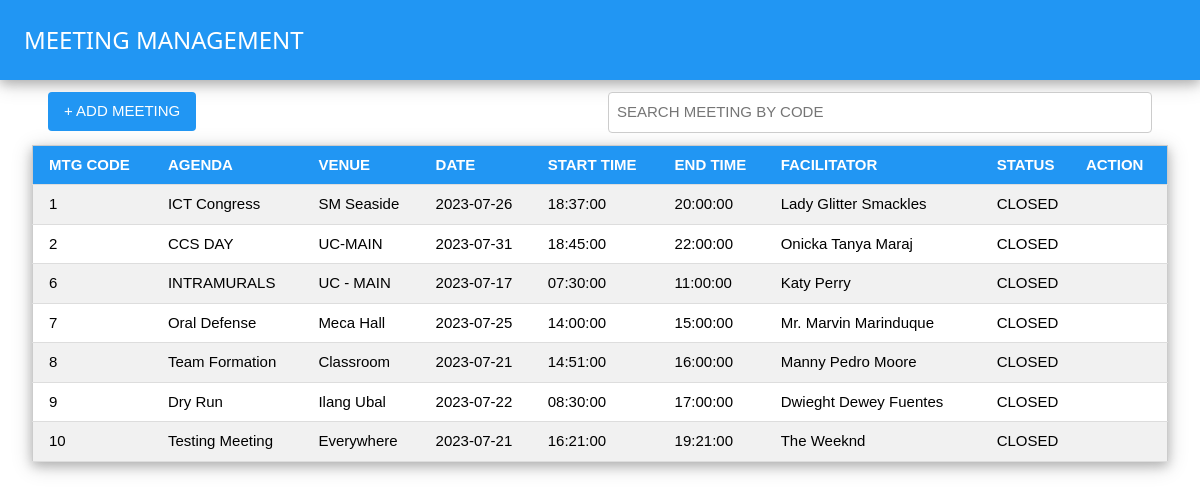
The page /meeting_management.php on the database its author committed.
### tables this page shows
CREATE TABLE `meetings` (
  `mtgCode` int(11) NOT NULL,
  `mtgAgenda` text NOT NULL,
  `mtgVenue` text NOT NULL,
  `mtgDate` date NOT NULL,
  `mtgTstart` time NOT NULL,
  `mtgTend` time NOT NULL,
  `mtgFaci` text NOT NULL,
  `mtgStatus` varchar(11) NOT NULL
);

### util/dbhelper.php (called while the page is built, shortened)
<?php
$hostname = "127.0.0.1";
$username = "root";
$password = "";
$dbname = "attendance";
function dbconnect(){
    global $hostname, $username, $password, $dbname;
    return new mysqli($hostname, $username, $password, $dbname);
}
function getallrecords($table){
    $conn = dbconnect();
    $sql = "SELECT * FROM `$table`";
    $query = $conn->query($sql);
    $rows = [];
    while ($row = $query->fetch_assoc()) {
        $rows[] = $row;
    }
    return $rows;
}
?>

### meeting_management.php (the view, shortened to what this page needs)
<?php
include "./util/dbhelper.php";
$all_meetings = getallrecords("meetings");
$headers = ['MTG CODE','AGENDA','VENUE','DATE','START TIME','END TIME','FACILITATOR','STATUS','ACTION'];
?>
    <div class="w3-padding-large w3-row-padding">
        <div class="w3-half">
            <button class="w3-button w3-blue w3-round" onclick="display_control('meeting_modal','block')">+ ADD MEETING</button>
        </div>
        <div class="w3-half">
            <form action="meeting_management.php" method="get">
                <input type="search" name="search_meeting" id="search_meeting" placeholder="SEARCH MEETING BY CODE" class="w3-input w3-border w3-round">
            </form>
        </div>
    </div>
    <div class="w3-container">
        <table class="w3-table-all w3-card-4">
            <tr>
            <?php foreach($headers as $head): ?>
                <th class="w3-blue"><?php echo $head; ?></th>
            <?php endforeach; ?>
            </tr>
            <?php if(isset($_GET["search_meeting"])): ?>
                <?php
                    $search_meeting = $_GET["search_meeting"];
                    $search_meetings = getallrecords_v2("meetings", ["mtgCode" => $search_meeting]);
                ?>
                <?php foreach($search_meetings as $meetings): ?>
                <tr >
                    <td><?php echo $meetings["mtgCode"]; ?></td>
                    <td><?php echo $meetings["mtgAgenda"]; ?></td>
                    <td><?php echo $meetings["mtgVenue"]; ?></td>
                    <td><?php echo $meetings["mtgDate"]; ?></td>
                    <td><?php echo $meetings["mtgTstart"]; ?></td>
                    <td><?php echo $meetings["mtgTend"]; ?></td>
                    <td><?php echo $meetings["mtgFaci"]; ?></td>
                    <td <?php echo $meetings["mtgStatus"] == "CLOSED" ? "colspan='2'" : ""; ?>><?php echo $meetings["mtgStatus"]; ?></td>
                    <td <?php echo $meetings["mtgStatus"] == "CLOSED" ? "style = 'display: none'" : ""; ?>>
                        <button class="w3-button w3-blue w3-round" onclick="fill_fields_v2({mtgcode : '<?php echo $meetings["mtgCode"]; ?>', agenda : '<?php echo $meetings["mtgAgenda"]; ?>', venue : '<?php echo $meetings["mtgVenue"]; ?>', date : '<?php echo $meetings["mtgDate"]; ?>', tstart : '<?php echo $meetings["mtgTstart"]; ?>', tend : '<?php echo $meetings["mtgTend"]; ?>', facilitator : '<?php echo $meetings["mtgFaci"]; ?>', status : '<?php echo $meetings["mtgStatus"]; ?>'},'meeting_modal')">&#9998;</button>
                        <button class="w3-button w3-red w3-round" onclick="delete_something('<?php echo $meetings["mtgCode"]; ?>','meeting')">&times;</button>
                    </td>
                </tr>
                <?php endforeach; ?>
            <?php else: ?>
                <?php foreach($all_meetings as $meetings): ?>
                <tr>
                    <td><?php echo $meetings["mtgCode"]; ?></td>
                    <td><?php echo $meetings["mtgAgenda"]; ?></td>
                    <td><?php echo $meetings["mtgVenue"]; ?></td>
                    <td><?php echo $meetings["mtgDate"]; ?></td>
                    <td><?php echo $meetings["mtgTstart"]; ?></td>
                    <td><?php echo $meetings["mtgTend"]; ?></td>
                    <td><?php echo $meetings["mtgFaci"]; ?></td>
                    <td <?php echo $meetings["mtgStatus"] == "CLOSED" ? "colspan='2'" : ""; ?>><?php echo $meetings["mtgStatus"]; ?></td>
                </tr>
                <?php endforeach; ?>
            <?php endif; ?>
        </table>
    </div>
<?php
require_once "./template/layout.php";
?>

### assets/css/w3.css (style rules this page uses)
html { box-sizing:border-box }
*,*:before,*:after { box-sizing:inherit }
html { -ms-text-size-adjust:100%;-webkit-text-size-adjust:100% }
body { margin:0 }
button,input,select,textarea,optgroup { font:inherit;margin:0 }
button,input { overflow:visible }
button,select { text-transform:none }
button,[type=button],[type=reset],[type=submit] { -webkit-appearance:button }
[type=search] { -webkit-appearance:textfield;outline-offset:-2px }
html,body { font-family:Verdana,sans-serif;font-size:15px;line-height:1.5 }
html { overflow-x:hidden }
.w3-table,.w3-table-all { border-collapse:collapse;border-spacing:0;width:100%;display:table }
.w3-table-all { border:1px solid #ccc }
.w3-bordered tr,.w3-table-all tr { border-bottom:1px solid #ddd }
.w3-table-all tr:nth-child(odd) { background-color:#fff }
.w3-table-all tr:nth-child(even) { background-color:#f1f1f1 }
.w3-table td,.w3-table th,.w3-table-all td,.w3-table-all th { padding:8px 8px;display:table-cell;text-align:left;vertical-align:top }
.w3-table th:first-child,.w3-table td:first-child,.w3-table-all th:first-child,.w3-table-all td:first-child { padding-left:16px }
.w3-btn,.w3-button { border:none;display:inline-block;padding:8px 16px;vertical-align:middle;overflow:hidden;text-decoration:none;color:inherit;background-color:inherit;text-align:center;cursor:pointer;white-space:nowrap }
.w3-btn,.w3-button { -webkit-touch-callout:none;-webkit-user-select:none;-khtml-user-select:none;-moz-user-select:none;-ms-user-select:none;user-select:none }
.w3-input { padding:8px;display:block;border:none;border-bottom:1px solid #ccc;width:100% }
.w3-container:after,.w3-container:before,.w3-panel:after,.w3-panel:before,.w3-row:after,.w3-row:before,.w3-row-padding:after,.w3-row-padding:before, .w3-cell-row:before,.w3-cell-row:after,.w3-clear:after,.w3-clear:before,.w3-bar:before,.w3-bar:after { content:"";display:table;clear:both }
.w3-col,.w3-half,.w3-third,.w3-twothird,.w3-threequarter,.w3-quarter { float:left;width:100% }
@media (min-width:601px) { .w3-col.m6,.w3-half { width:49.99999% } }
.w3-round,.w3-round-medium { border-radius:4px }
.w3-row-padding,.w3-row-padding>.w3-half,.w3-row-padding>.w3-third,.w3-row-padding>.w3-twothird,.w3-row-padding>.w3-threequarter,.w3-row-padding>.w3-quarter,.w3-row-padding>.w3-col { padding:0 8px }
.w3-container,.w3-panel { padding:0.01em 16px }
.w3-card-4,.w3-hover-shadow:hover { box-shadow:0 4px 10px 0 rgba(0,0,0,0.2),0 4px 20px 0 rgba(0,0,0,0.19) }
.w3-border { border:1px solid #ccc!important }
.w3-padding-large { padding:12px 24px!important }
.w3-blue,.w3-hover-blue:hover { color:#fff!important;background-color:#2196F3!important }

### rows shown on the page
meetings: mtgCode "1", mtgAgenda "ICT Congress", mtgVenue "SM Seaside", mtgDate "2023-07-26", mtgTstart "18:37:00", mtgTend "20:00:00", mtgFaci "Lady Glitter Smackles", mtgStatus "CLOSED"
meetings: mtgCode "2", mtgAgenda "CCS DAY", mtgVenue "UC-MAIN", mtgDate "2023-07-31", mtgTstart "18:45:00", mtgTend "22:00:00", mtgFaci "Onicka Tanya Maraj", mtgStatus "CLOSED"
meetings: mtgCode "6", mtgAgenda "INTRAMURALS", mtgVenue "UC - MAIN", mtgDate "2023-07-17", mtgTstart "07:30:00", mtgTend "11:00:00", mtgFaci "Katy Perry", mtgStatus "CLOSED"
meetings: mtgCode "7", mtgAgenda "Oral Defense", mtgVenue "Meca Hall", mtgDate "2023-07-25", mtgTstart "14:00:00", mtgTend "15:00:00", mtgFaci "Mr. Marvin Marinduque", mtgStatus "CLOSED"
meetings: mtgCode "8", mtgAgenda "Team Formation", mtgVenue "Classroom", mtgDate "2023-07-21", mtgTstart "14:51:00", mtgTend "16:00:00", mtgFaci "Manny Pedro Moore", mtgStatus "CLOSED"
meetings: mtgCode "9", mtgAgenda "Dry Run", mtgVenue "Ilang Ubal", mtgDate "2023-07-22", mtgTstart "08:30:00", mtgTend "17:00:00", mtgFaci "Dwieght Dewey Fuentes", mtgStatus "CLOSED"
meetings: mtgCode "10", mtgAgenda "Testing Meeting", mtgVenue "Everywhere", mtgDate "2023-07-21", mtgTstart "16:21:00", mtgTend "19:21:00", mtgFaci "The Weeknd", mtgStatus "CLOSED"

### other values the page prints
$pagetitle "MEETING MANAGEMENT"
$head "MTG CODE"
$head "AGENDA"
$head "VENUE"
$head "DATE"
$head "START TIME"
$head "END TIME"
$head "FACILITATOR"
$head "STATUS"
$head "ACTION"
